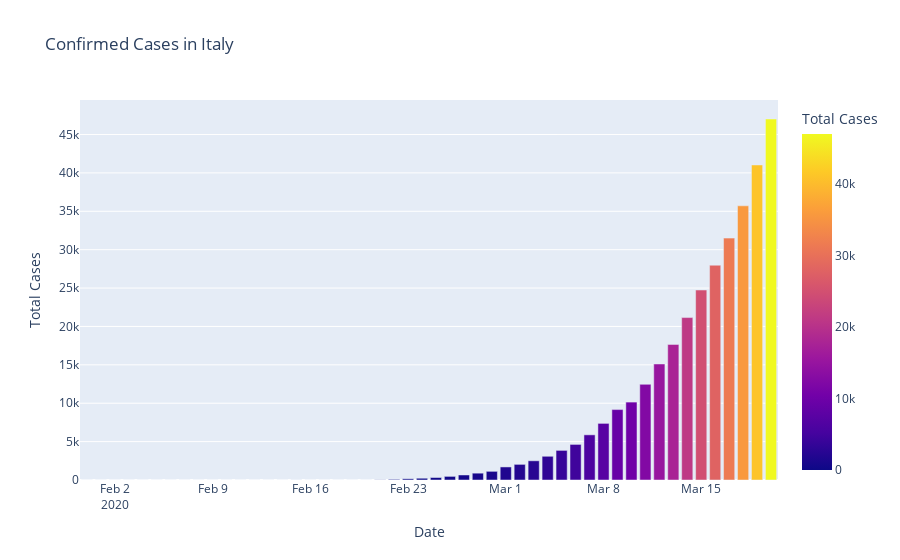

The notebook cell this image was saved under:
### Code cell
fig=px.bar(dbd_Italy,x="Date",y="Total Cases",color='Total Cases',title='Confirmed Cases in Italy')
fig.show()

### Figure 1 — Plotly figure (JSON) as saved in the notebook; plotly's stock layout.template omitted (floating-point values rounded to 4 significant figures)
{"data": [{"alignmentgroup": "True", "hovertemplate": "Date=%{x}<br>Total Cases=%{marker.color}<extra></extra>", "legendgroup": "", "marker": {"color": [2, 2, 2, 2, 2, 2, 3, 3, 3, 3, 3, 3, 3, 3, 3, 3, 3, 3, 3, 3, 3, 3, 20, 79, 157, 229, 323, 470, 655, 889, 1128, 1701, 2036, 2502, 3089, 3858, 4636, 5883, 7375, 9172, 10149, 12462, 15113, 17660, 21157, 24747, 27980, 31506, 35713, 41035, 47021], "coloraxis": "coloraxis", "pattern": {"shape": ""}}, "name": "", "offsetgroup": "", "orientation": "v", "showlegend": false, "textposition": "auto", "type": "bar", "x": ["2020-01-31T00:00:00", "2020-02-01T00:00:00", "2020-02-02T00:00:00", "2020-02-03T00:00:00", "2020-02-04T00:00:00", "2020-02-05T00:00:00", "2020-02-06T00:00:00", "2020-02-07T00:00:00", "2020-02-08T00:00:00", "2020-02-09T00:00:00", "2020-02-10T00:00:00", "2020-02-11T00:00:00", "2020-02-12T00:00:00", "2020-02-13T00:00:00", "2020-02-14T00:00:00", "2020-02-15T00:00:00", "2020-02-15T00:00:00", "2020-02-16T00:00:00", "2020-02-17T00:00:00", "2020-02-18T00:00:00", "2020-02-19T00:00:00", "2020-02-20T00:00:00", "2020-02-21T00:00:00", "2020-02-22T00:00:00", "2020-02-23T00:00:00", "2020-02-24T00:00:00", "2020-02-25T00:00:00", "2020-02-26T00:00:00", "2020-02-27T00:00:00", "2020-02-28T00:00:00", "2020-02-29T00:00:00", "2020-03-01T00:00:00", "2020-03-02T00:00:00", "2020-03-03T00:00:00", "2020-03-04T00:00:00", "2020-03-05T00:00:00", "2020-03-06T00:00:00", "2020-03-07T00:00:00", "2020-03-08T00:00:00", "2020-03-09T00:00:00", "2020-03-10T00:00:00", "2020-03-11T00:00:00", "2020-03-12T00:00:00", "2020-03-13T00:00:00", "2020-03-14T00:00:00", "2020-03-15T00:00:00", "2020-03-16T00:00:00", "2020-03-17T00:00:00", "2020-03-18T00:00:00", "2020-03-19T00:00:00", "2020-03-20T00:00:00"], "xaxis": "x", "y": [2, 2, 2, 2, 2, 2, 3, 3, 3, 3, 3, 3, 3, 3, 3, 3, 3, 3, 3, 3, 3, 3, 20, 79, 157, 229, 323, 470, 655, 889, 1128, 1701, 2036, 2502, 3089, 3858, 4636, 5883, 7375, 9172, 10149, 12462, 15113, 17660, 21157, 24747, 27980, 31506, 35713, 41035, 47021], "yaxis": "y"}], "layout": {"barmode": "relative", "coloraxis": {"colorbar": {"title": {"text": "Total Cases"}}, "colorscale": [[0, "#0d0887"], [0.1111, "#46039f"], [0.2222, "#7201a8"], [0.3333, "#9c179e"], [0.4444, "#bd3786"], [0.5556, "#d8576b"], [0.6667, "#ed7953"], [0.7778, "#fb9f3a"], [0.8889, "#fdca26"], [1, "#f0f921"]]}, "legend": {"tracegroupgap": 0}, "title": {"text": "Confirmed Cases in Italy"}, "xaxis": {"anchor": "y", "domain": [0, 1], "title": {"text": "Date"}}, "yaxis": {"anchor": "x", "domain": [0, 1], "title": {"text": "Total Cases"}}}}
